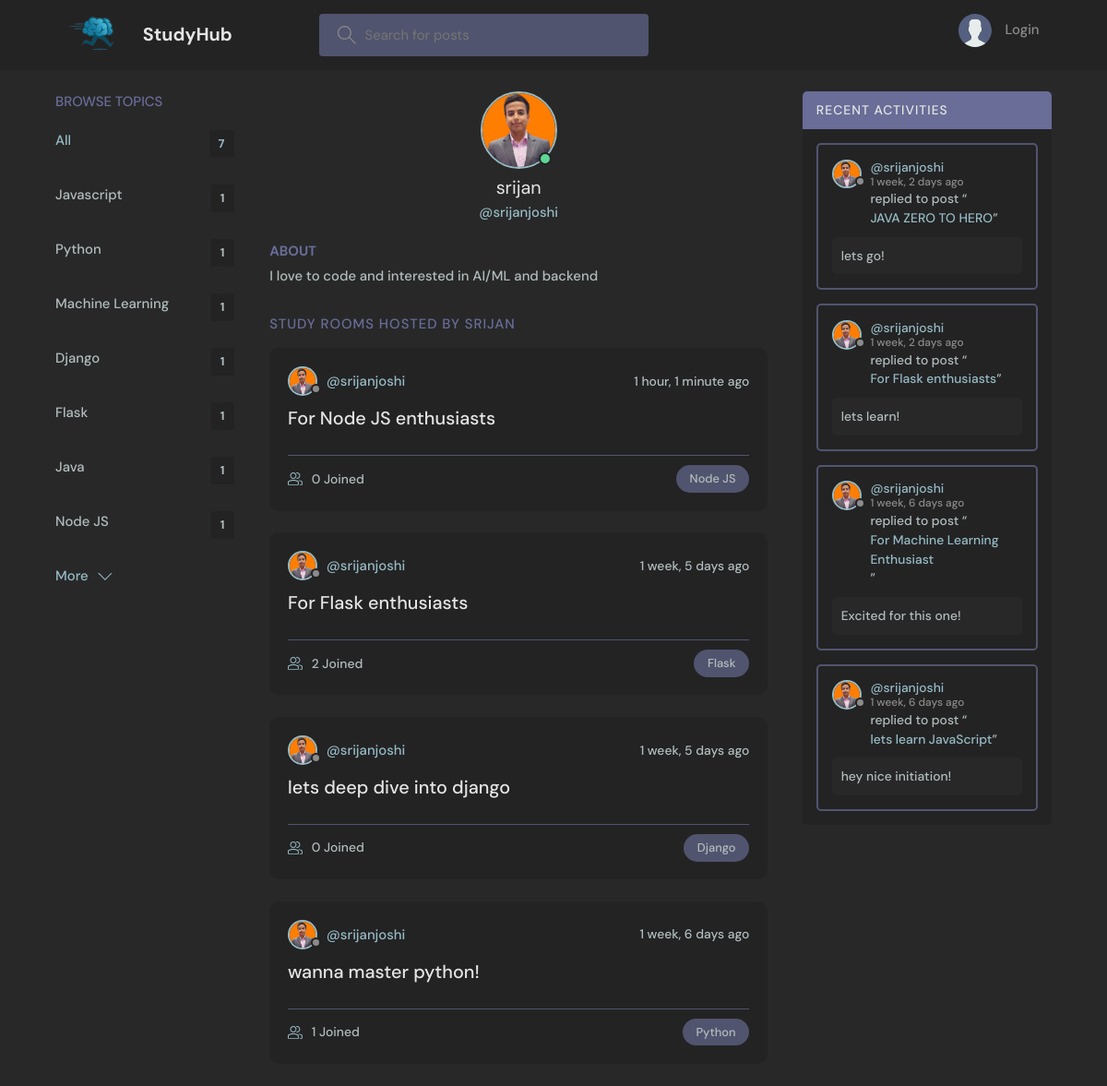
Page /profile/1/ on the committed database.
### base/models.py (models this page shows, shortened)
class Topic(models.Model):
    name = models.CharField(max_length=200)

class User(AbstractUser):
    name = models.CharField(max_length=200, null=True)
    email = models.EmailField(unique=True, null=True)
    bio = models.TextField(null=True)
    avatar = models.ImageField(null=True, default="avatar.svg")
    USERNAME_FIELD = 'email'
    REQUIRED_FIELDS = []

class Room(models.Model):
    host = models.ForeignKey(User, on_delete=models.SET_NULL, null=True)
    topic = models.ForeignKey(Topic, on_delete=models.SET_NULL, null=True)
    name = models.CharField(max_length=200)
    description = models.TextField(null=True, blank=True)
    participants = models.ManyToManyField(
        User, related_name='participants', blank=True)
    updated = models.DateTimeField(auto_now=True)
    created = models.DateTimeField(auto_now_add=True)
    class Meta:
        ordering = ['-updated', '-created']
    def __str__(self):
        return self.name

class Message(models.Model):
    user = models.ForeignKey(User, on_delete=models.CASCADE)
    room = models.ForeignKey(Room, on_delete=models.CASCADE)
    body = models.TextField()
    updated = models.DateTimeField(auto_now=True)
    created = models.DateTimeField(auto_now_add=True)
    class Meta:
        ordering = ['-updated', '-created']

### base/views.py (the view)
# urls.py: path('profile/<str:pk>/', views.userProfile, name="user-profile"),
def userProfile(request, pk):
    user = User.objects.get(id=pk)
    rooms = user.room_set.all()
    room_messages = user.message_set.all()
    topics = Topic.objects.all()
    context = {'user': user, 'rooms': rooms,
               'room_messages': room_messages, 'topics': topics}
    return render(request, 'base/profile.html', context)

### base/templates/base/profile.html (shortened to what this page needs)
{% extends 'main.html' %} {% block content %}
<main class="profile-page layout layout--3">
  <div class="container">
    {% include 'base/topics_component.html' %}
    <div class="roomList">
      <div class="profile">
        <div class="profile__avatar">
          <div class="avatar avatar--large active">
            <img src="{{user.avatar.url}}" />
          </div>
        </div>
        <div class="profile__info">
          <h3>{{user.name}}</h3>
          <p>@{{user.username}}</p>
        </div>
        <div class="profile__about">
          <h3>About</h3>
          <p>{{user.bio}}</p>
        </div>
      </div>
      <div class="roomList__header">
        <div>
          <h2>Study Rooms Hosted by {{user.name}}</a>
          </h2>
        </div>
      </div>
      {% include 'base/feed_component.html' %}
    </div>
    {% include 'base/activity_component.html' %}
  </div>
</main>
{% endblock content %}

### templates/main.html (shortened to what this page needs)
<!DOCTYPE html>
{% load static %}
<html lang="en">
  <head>
    <link rel="stylesheet" href="{% static 'styles/style.css' %}" />
  </head>
  <body>
    {% include 'navbar.html' %}  {% block content %} {% endblock %}
  </body>
</html>

### templates/navbar.html (shortened to what this page needs)
{% load static %}
<header class="header header--loggedIn">
  <div class="container">
    <a href="{% url 'home' %}" class="header__logo">
      <img src="{% static 'images/logo.png' %}" />
      <h1>StudyHub</h1>
    </a>
    <form class="header__search" method="GET" action="{% url 'home' %}">
      <label>
        <input name="q" placeholder="Search for posts" />
      </label>
    </form>
    <nav class="header__menu">
      {% if request.user.is_authenticated %}
      <div class="header__user">
        <a href="{% url 'update-user' %}  ">
          <div class="avatar avatar--medium active">
            <img src="{{request.user.avatar.url}}" />
          </div>
          <p>{{request.user.name}} <span>@{{request.user.username}}</span></p>
        </a>
        <button class="dropdown-button">
          <svg
            version="1.1"
            xmlns="http://www.w3.org/2000/svg"
            width="32"
            height="32"
            viewBox="0 0 32 32"
          >
            <title>chevron-down</title>
            <path d="M16 21l-13-13h-3l16 16 16-16h-3l-13 13z"></path>
          </svg>
        </button>
      </div>
      {% else %}
      <a href="{% url 'login' %}">
        <img src="{% static 'images/avatar.svg' %}" />
        <p>Login</p>
      </a>
      {% endif %}
    </nav>
  </div>
</header>

### base/templates/base/topics_component.html
<div class="topics">
    <div class="topics__header">
        <h2>Browse Topics</h2>
    </div>
    <ul class="topics__list">
        <li>
            <a href="{% url 'home' %}" class="active">All <span>{{topics.count}}</span></a>
        </li>
        {% for topic in topics %}
        <li>
            <a href="{% url 'home' %}?q={{topic.name}}">{{topic.name}}<span>{{topic.room_set.all.count}}</span></a>
        </li>
        {% endfor %}
    </ul>
    <a class="btn btn--link" href="{% url 'topics' %}">
        More
        <svg version="1.1" xmlns="http://www.w3.org/2000/svg" width="32" height="32" viewBox="0 0 32 32">
            <title>chevron-down</title>
            <path d="M16 21l-13-13h-3l16 16 16-16h-3l-13 13z"></path>
        </svg>
    </a>
</div>

### base/templates/base/feed_component.html (shortened to what this page needs)
{% for room in rooms %}
<div class="roomListRoom">
    <div class="roomListRoom__header">
        <a href="{% url 'user-profile' room.host.id %}" class="roomListRoom__author">
            <div class="avatar avatar--small">
                <img src="{{room.host.avatar.url}}" />
            </div>
            <span>@{{room.host.username}}</span>
        </a>
        <div class="roomListRoom__actions">
            <span>{{room.created|timesince}} ago</span>
        </div>
    </div>
    <div class="roomListRoom__content">
        <a href="{% url 'room' room.id %}">{{room.name}}</a>
    </div>
    <div class="roomListRoom__meta">
        <a href="{% url 'room' room.id %}" class="roomListRoom__joined">
            {{room.participants.all.count}} Joined
        </a>
        <p class="roomListRoom__topic">{{room.topic.name}}</p>
    </div>
</div>
{% endfor %}

### base/templates/base/activity_component.html (shortened to what this page needs)
<div class="activities">
    <div class="activities__header">
        <h2>Recent Activities</h2>
    </div>
    {% for message in room_messages %}
    <div class="activities__box">
        <div class="activities__boxHeader roomListRoom__header">
            <a href="{% url 'user-profile' message.user.id %}" class="roomListRoom__author">
                <div class="avatar avatar--small">
                    <img src="{{message.user.avatar.url}}" />
                </div>
                <p>
                    @{{message.user.username}}
                    <span>{{message.created|timesince}} ago</span>
                </p>
            </a>
        </div>
        <div class="activities__boxContent">
            <p>replied to post “<a href="{% url 'room' message.room.id %}">{{message.room}}</a>”</p>
            <div class="activities__boxRoomContent">{{message.body}}</div>
        </div>
    </div>
    {% endfor %}
</div>

### rows in the picture
Topic: name "Javascript", room_set.all.count "1"
Topic: name "Python", room_set.all.count "1"
Topic: name "Machine Learning", room_set.all.count "1"
Topic: name "Django", room_set.all.count "1"
Topic: name "Flask", room_set.all.count "1"
Topic: name "Java", room_set.all.count "1"
Topic: name "Node JS", room_set.all.count "1"
User: avatar (picture), name "srijan", username "srijanjoshi", bio "I love to code and interested in AI/ML and backend", name "SRIJAN"
Room: host.avatar (picture), host.username "srijanjoshi", created "1 hour, 1 minute", name "For Node JS enthusiasts", participants.all.count "0", topic.name "Node JS"
Room: host.avatar (picture), host.username "srijanjoshi", created "1 week, 5 days", name "For Flask enthusiasts", participants.all.count "2", topic.name "Flask"
Room: host.avatar (picture), host.username "srijanjoshi", created "1 week, 5 days", name "lets deep dive into django", participants.all.count "0", topic.name "Django"
Room: host.avatar (picture), host.username "srijanjoshi", created "1 week, 6 days", name "wanna master python!", participants.all.count "1", topic.name "Python"
Message: user.avatar (picture), user.username "srijanjoshi", created "1 week, 2 days", room "JAVA ZERO TO HERO", body "lets go!"
Message: user.avatar (picture), user.username "srijanjoshi", created "1 week, 2 days", room "For Flask enthusiasts", body "lets learn!"
Message: user.avatar (picture), user.username "srijanjoshi", created "1 week, 6 days", room "For Machine Learning Enthusiast", body "Excited for this one!"
Message: user.avatar (picture), user.username "srijanjoshi", created "1 week, 6 days", room "lets learn JavaScript", body "hey nice initiation!"

### other values in the picture
{{ topics.count }} "7"
